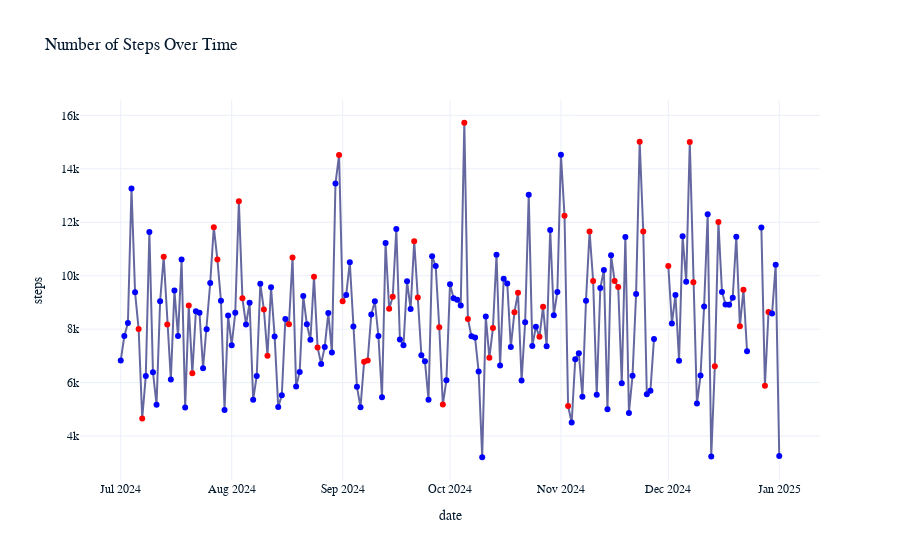

This figure's notebook cell:
### Code cell
# Create a line chart of the number of steps over time with markers for weekends
fig = px.line(fitness_data, x='date', y='steps', title='Number of Steps Over Time', markers =True)
fig.update_traces(marker=dict(color=fitness_data['is_weekend'].map({True: 'red', False: 'blue'})))
fig.show()

### Figure 1 — Plotly figure (JSON) as saved in the notebook; plotly's stock layout.template omitted (floating-point values rounded to 4 significant figures; data arrays with more than 128 entries replaced by an {"elided": "..."} marker saying what was removed)
{"data": [{"hovertemplate": "date=%{x}<br>steps=%{y}<extra></extra>", "legendgroup": "", "line": {"color": "#6568a0", "dash": "solid"}, "marker": {"symbol": "circle", "color": {"elided": "185 str values"}}, "mode": "lines+markers", "name": "", "orientation": "v", "showlegend": false, "x": {"elided": "185 str values"}, "xaxis": "x", "y": {"elided": "185 int values"}, "yaxis": "y", "type": "scatter"}], "layout": {"xaxis": {"anchor": "y", "domain": [0, 1], "title": {"text": "date"}}, "yaxis": {"anchor": "x", "domain": [0, 1], "title": {"text": "steps"}}, "legend": {"tracegroupgap": 0}, "title": {"text": "Number of Steps Over Time"}}}
